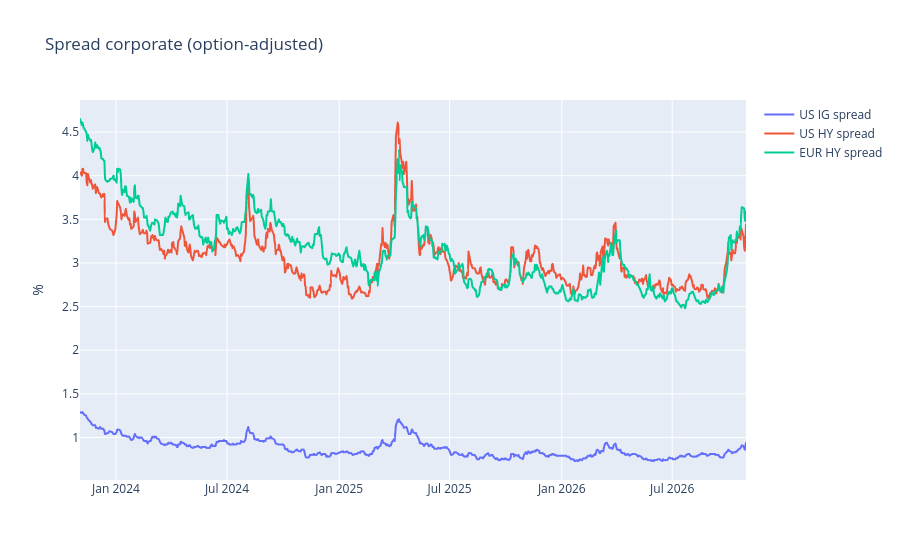

Notebook code for this chart:
### Markdown cell above
## Spread corporate (sopra i titoli di Stato)

### Code cell
linee(["US IG spread", "US HY spread", "EUR HY spread"], "Spread corporate (option-adjusted)", dal=None)

### Figure 1 — Plotly figure (JSON) as saved in the notebook; plotly's stock layout.template omitted (floating-point values rounded to 4 significant figures; data arrays with more than 128 entries replaced by an {"elided": "..."} marker saying what was removed)
{"data": [{"hovertemplate": "=%{x}<br>%=%{y}<extra></extra>", "legendgroup": "US IG spread", "line": {"color": "#636efa", "dash": "solid"}, "marker": {"symbol": "circle"}, "mode": "lines", "name": "US IG spread", "showlegend": true, "type": "scattergl", "x": {"elided": "784 str values"}, "xaxis": "x", "y": {"elided": "784 float values"}, "yaxis": "y"}, {"hovertemplate": "=%{x}<br>%=%{y}<extra></extra>", "legendgroup": "US HY spread", "line": {"color": "#EF553B", "dash": "solid"}, "marker": {"symbol": "circle"}, "mode": "lines", "name": "US HY spread", "showlegend": true, "type": "scattergl", "x": {"elided": "784 str values"}, "xaxis": "x", "y": {"elided": "784 float values"}, "yaxis": "y"}, {"hovertemplate": "=%{x}<br>%=%{y}<extra></extra>", "legendgroup": "EUR HY spread", "line": {"color": "#00cc96", "dash": "solid"}, "marker": {"symbol": "circle"}, "mode": "lines", "name": "EUR HY spread", "showlegend": true, "type": "scattergl", "x": {"elided": "784 str values"}, "xaxis": "x", "y": {"elided": "784 float values"}, "yaxis": "y"}], "layout": {"legend": {"title": {"text": ""}, "tracegroupgap": 0}, "title": {"text": "Spread corporate (option-adjusted)"}, "xaxis": {"anchor": "y", "domain": [0.0, 1.0], "title": {"text": ""}}, "yaxis": {"anchor": "x", "domain": [0.0, 1.0], "title": {"text": "%"}}}}
